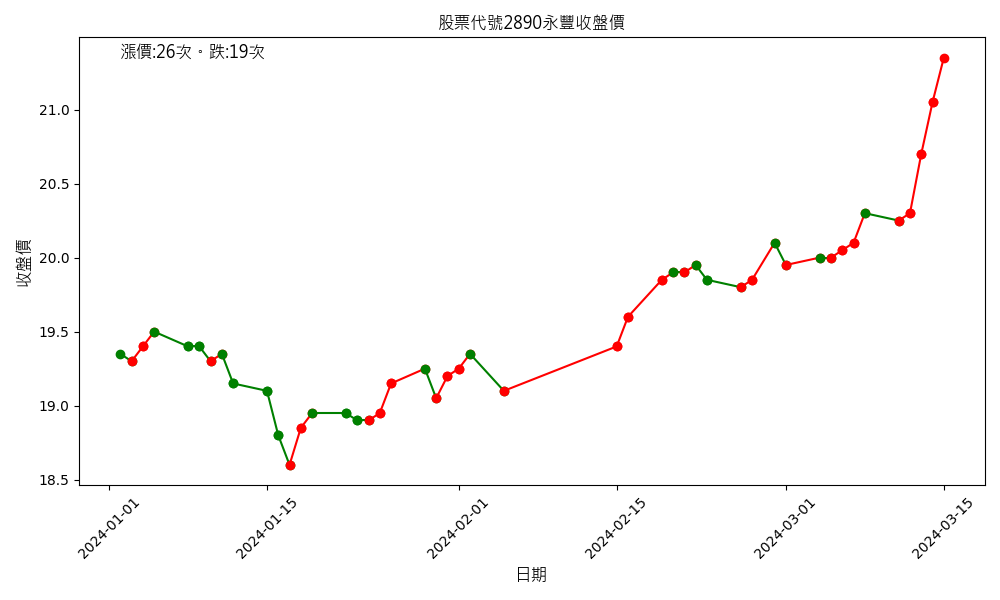

Source code (Python):
import requests
import matplotlib.pyplot as plt
from datetime import datetime, timedelta
from matplotlib.font_manager import FontProperties

def fetch_stock_data(date, stock_no):
    url = f"http://www.twse.com.tw/exchangeReport/STOCK_DAY?response=csv&date={date}&stockNo={stock_no}"
    response = requests.get(url)
    dates, prices = [], []
    if response.status_code == 200:
        lines = response.text.split('\n')
        for line in lines:
            if line.count('",') > 8:
                parts = line.split('","')
                if len(parts) >= 7:
                    date_str = parts[0].replace('"', '')
                    try:
                        year, month, day = map(int, date_str.split('/'))
                    except ValueError:
                        continue
                    gregorian_year = year + 1911
                    date = datetime(gregorian_year, month, day)
                    closing_price = float(parts[6].replace(',', ''))
                    dates.append(date)
                    prices.append(closing_price)
    return dates, prices

def get_previous_month(date, months=1):
    month = date.month - months - 1
    year = date.year + month // 12
    month = month % 12 + 1
    day = min(date.day, [31, 29 if year % 4 == 0 else 28, 31, 30, 31, 30, 31, 31, 30, 31, 30, 31][month - 1])
    return datetime(year, month, day).strftime("%Y%m%d")

def plot_stock_data(dates, prices, stock_no):
    plt.figure(figsize=(10, 6))
    
    count_red = 0
    count_green = 0

    # 繁中
    font_path = "C:\\Windows\\Fonts\\msjh.ttc"
    font_properties = FontProperties(fname=font_path, size=12)

    for i in range(1, len(prices)):
        if prices[i] > prices[i-1]:
            plt.plot([dates[i-1], dates[i]], [prices[i-1], prices[i]], 'r-o')
            count_red += 1
        else:
            plt.plot([dates[i-1], dates[i]], [prices[i-1], prices[i]], 'g-o')
            count_green += 1

    plt.title(f'股票代號{stock_no}永豐收盤價', fontproperties=font_properties)
    plt.xlabel('日期', fontproperties=font_properties)
    plt.ylabel('收盤價', fontproperties=font_properties)
    plt.xticks(rotation=45)
    

    plt.text(dates[0], max(prices), f'漲價:{count_red}次。跌:{count_green}次', fontproperties=font_properties, color='black')
    
    plt.tight_layout()
    plt.savefig(f"{stock_no}_3month_history.png")


if __name__ == "__main__":
    stock_number = "2890"
    current_date = datetime.now()
    current_month_str = current_date.strftime("%Y%m01")
    previous_month_str = get_previous_month(current_date)
    two_months_ago_str = get_previous_month(current_date, 2)

    two_months_ago_dates, two_months_ago_prices = fetch_stock_data(two_months_ago_str, stock_number)
    prev_dates, prev_prices = fetch_stock_data(previous_month_str, stock_number)
    curr_dates, curr_prices = fetch_stock_data(current_month_str, stock_number)

    all_dates = two_months_ago_dates + prev_dates + curr_dates
    all_prices = two_months_ago_prices + prev_prices + curr_prices

    plot_stock_data(all_dates, all_prices, stock_number)
